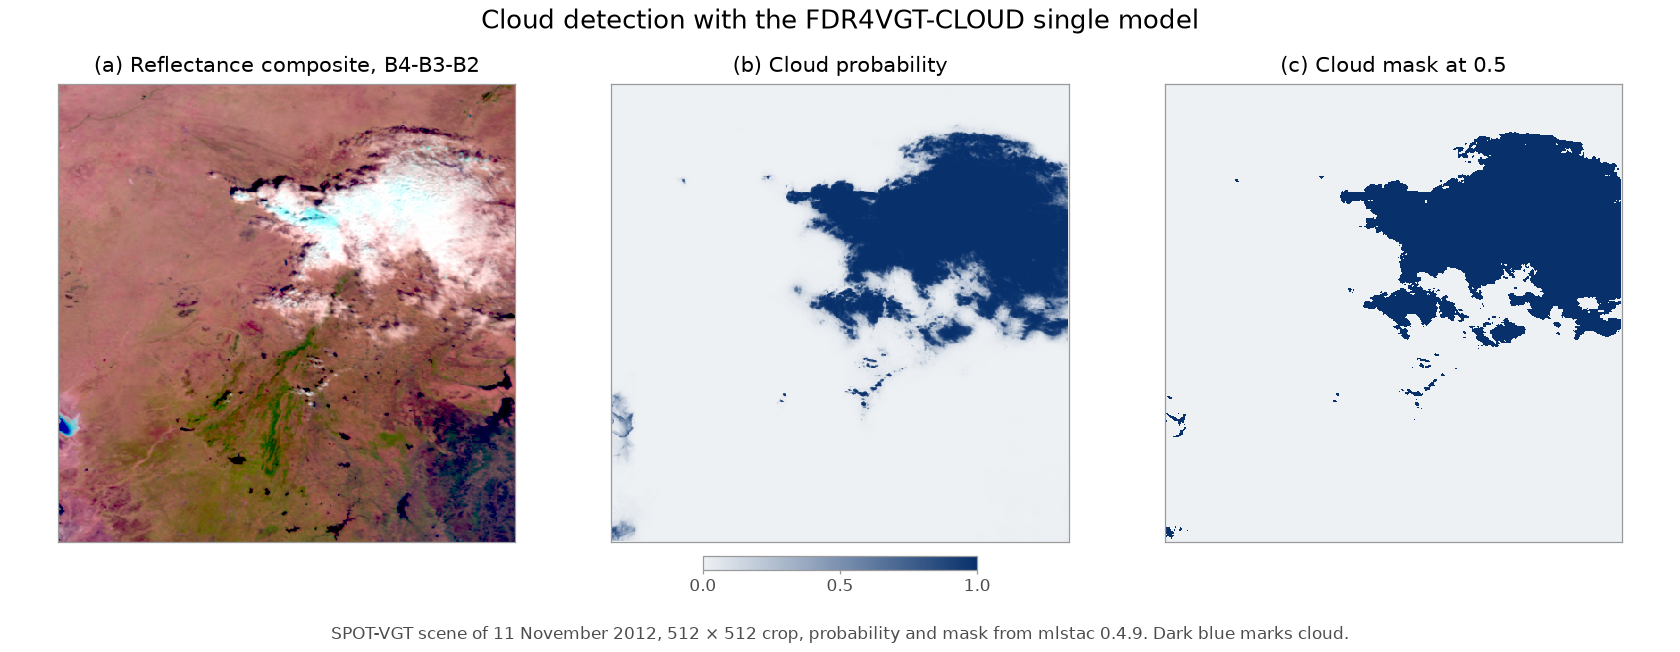

The script that saved this image:
#!/usr/bin/env python
"""Quick start figure for the FDR4VGT-CLOUD release.

Runs the operational single model on a 512 x 512 crop of a held out
SPOT-VGT scene and draws three panels: the reflectance composite, the
cloud probability and the binary mask at threshold 0.5.

The model and the example scene are read from the local release
folders when they exist. Otherwise the script falls back to the
published files on Hugging Face.

Run from the repository root:

    python docs/images/quickstart_prediction.py

Environment variables:

    FDR4VGT_DATA        folder with the scene subfolders (rgb.tif,
                        human_mask.tif)
    FDR4VGT_MODEL_JSON  mlstac JSON of the single model
"""

from __future__ import annotations

import os
import pathlib

import matplotlib

matplotlib.use("Agg")

import matplotlib.pyplot as plt
import numpy as np
import rasterio
from matplotlib.colors import LinearSegmentedColormap, ListedColormap
from matplotlib.ticker import FormatStrFormatter

# ---------------------------------------------------------------------------
# Configuration
# ---------------------------------------------------------------------------

HERE = pathlib.Path(__file__).resolve().parent
OUTPUT = HERE / "quickstart_prediction.png"

# Held out test scene of the FDR4VGT-CLOUD test split.
SCENE = "V2KRNP____20121111F149_V003"
SCENE_DATE = "11 November 2012"
CROP_ROW = 4096
CROP_COL = 2048
CROP_SIZE = 512
THRESHOLD = 0.5

DATA_ROOT = pathlib.Path(
    os.environ.get(
        "FDR4VGT_DATA",
        "/data/users/julio/experiments/cloud-proba-spot/release/data/cog",
    )
)
MODEL_JSON = pathlib.Path(
    os.environ.get(
        "FDR4VGT_MODEL_JSON",
        "/data/users/julio/experiments/cloud-proba-spot/release/hf_update/"
        "single/multisensor_single_1dpwdeeplabv3.json",
    )
)
HF_MODEL_JSON = (
    "https://huggingface.co/isp-uv-es/FDR4VGT-CLOUD/resolve/main/"
    "single/multisensor_single_1dpwdeeplabv3.json"
)

# Bands in the GeoTIFF are Blue, Red, NIR, SWIR. The composite is B4-B3-B2,
# that is SWIR, NIR and Red, printed as red, green and blue.
COMPOSITE_BANDS = (3, 2, 1)
COMPOSITE_LABEL = "B4-B3-B2"
STRETCH_PERCENTILES = (2, 98)

# ---------------------------------------------------------------------------
# Style
# ---------------------------------------------------------------------------

plt.rcParams.update(
    {
        "font.family": "DejaVu Sans",
        "font.size": 9,
        "axes.titlesize": 10,
        "axes.edgecolor": "#9a9a9a",
        "axes.linewidth": 0.6,
        "figure.facecolor": "white",
        "savefig.facecolor": "white",
    }
)

PROB_CMAP = LinearSegmentedColormap.from_list("cloud", ["#eef1f4", "#08306b"])
MASK_CMAP = ListedColormap(["#eef1f4", "#08306b"])


# ---------------------------------------------------------------------------
# Helpers
# ---------------------------------------------------------------------------


def load_model():
    """Load the single model with mlstac and return the loader and the net."""
    import mlstac

    source = MODEL_JSON if MODEL_JSON.exists() else HF_MODEL_JSON
    loader = mlstac.load(str(source))
    device = "cuda" if _cuda_available() else "cpu"
    net = loader.compiled_model(device=device)
    return loader, net, device


def _cuda_available() -> bool:
    import torch

    return torch.cuda.is_available()


def read_crop() -> tuple[np.ndarray, str]:
    """Read the four band crop and the label of the scene it comes from.

    Uses a local scene when available; otherwise falls back to the sample
    image hosted on Hugging Face, cropped to a window with valid data.
    """
    path = DATA_ROOT / SCENE / "rgb.tif"
    if path.exists():
        window = rasterio.windows.Window(CROP_COL, CROP_ROW, CROP_SIZE, CROP_SIZE)
        with rasterio.open(path) as src:
            return src.read(window=window), f"SPOT-VGT scene of {SCENE_DATE}"

    from huggingface_hub import hf_hub_download

    sample = hf_hub_download(
        repo_id="isp-uv-es/FDR4VGT-CLOUD",
        filename="ensemble/rgb.tif",
    )
    window = rasterio.windows.Window(2560, 1536, CROP_SIZE, CROP_SIZE)
    with rasterio.open(sample) as src:
        return src.read(window=window), "Proba-V sample scene from Hugging Face"


def _srgb(values: np.ndarray) -> np.ndarray:
    """Encode linear values for display, lifting the shadows."""
    low = values <= 0.0031308
    return np.where(low, 12.92 * values, 1.055 * np.power(values, 1 / 2.4) - 0.055)


def stretch(image: np.ndarray) -> np.ndarray:
    """Percentile stretch per band over valid pixels, then sRGB encoding."""
    out = np.zeros(image.shape, dtype=np.float32)
    for band in range(image.shape[0]):
        values = image[band][image[band] > 0]
        low, high = np.percentile(values, STRETCH_PERCENTILES)
        out[band] = np.clip((image[band] - low) / max(high - low, 1e-6), 0, 1)
    return _srgb(out).astype(np.float32)


def composite(image: np.ndarray) -> np.ndarray:
    rgb = stretch(image[list(COMPOSITE_BANDS)])
    return np.moveaxis(rgb, 0, -1)


# ---------------------------------------------------------------------------
# Figure
# ---------------------------------------------------------------------------


def draw(image: np.ndarray, prob: np.ndarray, output: pathlib.Path, scene_label: str) -> None:
    rgb = composite(image)
    mask = (prob > THRESHOLD).astype(np.uint8)

    fig = plt.figure(figsize=(11.2, 4.35))
    grid = fig.add_gridspec(1, 3, width_ratios=[1.0, 1.0, 1.0])

    ax_rgb = fig.add_subplot(grid[0, 0])
    ax_prob = fig.add_subplot(grid[0, 1])
    ax_mask = fig.add_subplot(grid[0, 2])

    ax_rgb.imshow(rgb, interpolation="nearest")
    ax_rgb.set_title(f"(a) Reflectance composite, {COMPOSITE_LABEL}", pad=6)

    im = ax_prob.imshow(prob, cmap=PROB_CMAP, vmin=0.0, vmax=1.0, interpolation="nearest")
    ax_prob.set_title("(b) Cloud probability", pad=6)

    ax_mask.imshow(mask, cmap=MASK_CMAP, vmin=0, vmax=1, interpolation="nearest")
    ax_mask.set_title(f"(c) Cloud mask at {THRESHOLD:g}", pad=6)

    for ax in (ax_rgb, ax_prob, ax_mask):
        ax.set_xticks([])
        ax.set_yticks([])

    fig.suptitle("Cloud detection with the FDR4VGT-CLOUD single model", fontsize=12.5)
    fig.supxlabel(
        f"{scene_label}, {CROP_SIZE} × {CROP_SIZE} crop, "
        f"probability and mask from mlstac 0.4.9. Dark blue marks cloud.",
        fontsize=8,
        color="#4d4d4d",
    )

    # Three equal square panels with a wide gutter. The colorbar sits under
    # (b) so the gutters between panels stay the same width.
    fig.set_layout_engine("constrained", w_pad=0.32, h_pad=0.06)
    fig.get_layout_engine().set(rect=(0.012, 0.040, 0.988, 0.972))
    fig.draw_without_rendering()

    # Centre the block of panels so the left and right margins match, then
    # freeze the result: the colorbar is placed from these positions.
    margin_left = ax_rgb.get_position().x0
    margin_right = 1.0 - ax_mask.get_position().x1
    shift = 0.5 * (margin_right - margin_left)
    for ax in (ax_rgb, ax_prob, ax_mask):
        box = ax.get_position()
        ax.set_position([box.x0 + shift, box.y0, box.width, box.height])
    fig.set_layout_engine("none")

    cax = ax_prob.inset_axes([0.20, -0.062, 0.60, 0.030])
    cax.set_in_layout(False)

    cbar = fig.colorbar(im, cax=cax, orientation="horizontal")
    cbar.set_ticks([0.0, 0.5, 1.0])
    cbar.ax.xaxis.set_major_formatter(FormatStrFormatter("%.1f"))
    cbar.ax.tick_params(
        labelsize=8,
        length=2,
        width=0.6,
        color="#9a9a9a",
        labelcolor="#4d4d4d",
        pad=2,
    )
    cbar.outline.set_edgecolor("#9a9a9a")
    cbar.outline.set_linewidth(0.6)

    fig.savefig(output, dpi=150, pil_kwargs={"optimize": True})
    plt.close(fig)


# ---------------------------------------------------------------------------
# Main
# ---------------------------------------------------------------------------


def main() -> None:
    loader, net, device = load_model()
    image, scene_label = read_crop()
    prob = loader.predict_large(
        image=image,
        model=net,
        device=device,
        batch_size=4,
        num_workers=8,
        nodata=0.0,
    )
    prob = np.squeeze(prob).astype(np.float32)

    OUTPUT.parent.mkdir(parents=True, exist_ok=True)
    draw(image, prob, OUTPUT, scene_label)

    cover = float((prob > THRESHOLD).mean())
    print(f"scene {SCENE} crop {CROP_ROW},{CROP_COL} {CROP_SIZE} px on {device}")
    print(f"cloud cover at {THRESHOLD:g}: {cover:.3f}")
    print(f"wrote {OUTPUT}")


if __name__ == "__main__":
    main()
